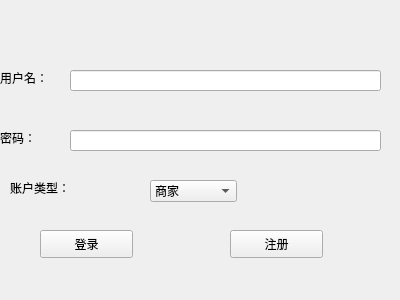
<?xml version="1.0" encoding="UTF-8"?>
<ui version="4.0">
 <class>account</class>
 <widget class="QWidget" name="account">
  <property name="geometry">
   <rect>
    <x>0</x>
    <y>0</y>
    <width>400</width>
    <height>300</height>
   </rect>
  </property>
  <property name="windowTitle">
   <string>登录或注册</string>
  </property>
  <widget class="QPushButton" name="pushButton">
   <property name="geometry">
    <rect>
     <x>40</x>
     <y>230</y>
     <width>93</width>
     <height>28</height>
    </rect>
   </property>
   <property name="text">
    <string>登录</string>
   </property>
   <property name="autoDefault">
    <bool>false</bool>
   </property>
   <property name="default">
    <bool>false</bool>
   </property>
  </widget>
  <widget class="QPushButton" name="pushButton_2">
   <property name="geometry">
    <rect>
     <x>230</x>
     <y>230</y>
     <width>93</width>
     <height>28</height>
    </rect>
   </property>
   <property name="text">
    <string>注册</string>
   </property>
  </widget>
  <widget class="QLabel" name="label">
   <property name="geometry">
    <rect>
     <x>0</x>
     <y>70</y>
     <width>72</width>
     <height>15</height>
    </rect>
   </property>
   <property name="text">
    <string>用户名：</string>
   </property>
  </widget>
  <widget class="QLabel" name="label_2">
   <property name="geometry">
    <rect>
     <x>0</x>
     <y>130</y>
     <width>72</width>
     <height>15</height>
    </rect>
   </property>
   <property name="text">
    <string>密码：</string>
   </property>
  </widget>
  <widget class="QLineEdit" name="userLine">
   <property name="geometry">
    <rect>
     <x>70</x>
     <y>70</y>
     <width>311</width>
     <height>21</height>
    </rect>
   </property>
  </widget>
  <widget class="QLineEdit" name="passLine">
   <property name="geometry">
    <rect>
     <x>70</x>
     <y>130</y>
     <width>311</width>
     <height>21</height>
    </rect>
   </property>
   <property name="echoMode">
    <enum>QLineEdit::Password</enum>
   </property>
  </widget>
  <widget class="QComboBox" name="comboBox">
   <property name="geometry">
    <rect>
     <x>150</x>
     <y>180</y>
     <width>87</width>
     <height>22</height>
    </rect>
   </property>
   <item>
    <property name="text">
     <string>商家</string>
    </property>
   </item>
   <item>
    <property name="text">
     <string>顾客</string>
    </property>
   </item>
  </widget>
  <widget class="QLabel" name="label_3">
   <property name="geometry">
    <rect>
     <x>10</x>
     <y>180</y>
     <width>72</width>
     <height>15</height>
    </rect>
   </property>
   <property name="text">
    <string>账户类型：</string>
   </property>
  </widget>
 </widget>
 <resources/>
 <connections/>
</ui>
